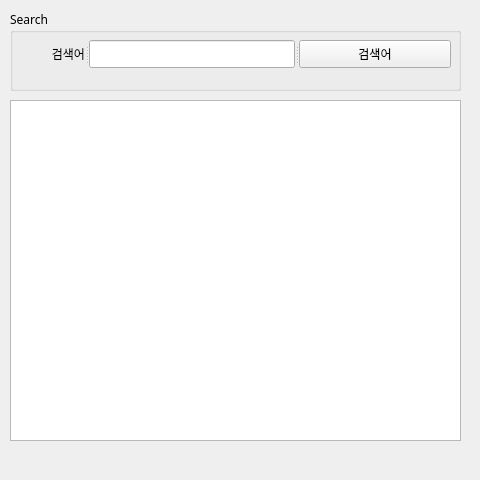
<?xml version="1.0" encoding="UTF-8"?>
<ui version="4.0">
 <class>Form</class>
 <widget class="QWidget" name="Form">
  <property name="geometry">
   <rect>
    <x>0</x>
    <y>0</y>
    <width>480</width>
    <height>480</height>
   </rect>
  </property>
  <property name="sizePolicy">
   <sizepolicy hsizetype="Preferred" vsizetype="Fixed">
    <horstretch>0</horstretch>
    <verstretch>0</verstretch>
   </sizepolicy>
  </property>
  <property name="font">
   <font>
    <family>D2Coding</family>
   </font>
  </property>
  <property name="windowTitle">
   <string>네이버 뉴스 검색</string>
  </property>
  <property name="windowIcon">
   <iconset>
    <normaloff>naver_icon.png</normaloff>naver_icon.png</iconset>
  </property>
  <widget class="QGroupBox" name="groupBox">
   <property name="geometry">
    <rect>
     <x>10</x>
     <y>10</y>
     <width>451</width>
     <height>81</height>
    </rect>
   </property>
   <property name="title">
    <string>Search</string>
   </property>
   <widget class="QSplitter" name="splitter">
    <property name="geometry">
     <rect>
      <x>10</x>
      <y>30</y>
      <width>431</width>
      <height>28</height>
     </rect>
    </property>
    <property name="orientation">
     <enum>Qt::Horizontal</enum>
    </property>
    <widget class="QLabel" name="label">
     <property name="text">
      <string>검색어</string>
     </property>
     <property name="alignment">
      <set>Qt::AlignRight|Qt::AlignTrailing|Qt::AlignVCenter</set>
     </property>
    </widget>
    <widget class="QLineEdit" name="txtSearch"/>
    <widget class="QPushButton" name="btnSearch">
     <property name="text">
      <string>검색어</string>
     </property>
    </widget>
   </widget>
  </widget>
  <widget class="QTableWidget" name="tblResult">
   <property name="geometry">
    <rect>
     <x>10</x>
     <y>100</y>
     <width>451</width>
     <height>341</height>
    </rect>
   </property>
   <property name="selectionMode">
    <enum>QAbstractItemView::SingleSelection</enum>
   </property>
  </widget>
 </widget>
 <resources/>
 <connections/>
</ui>
